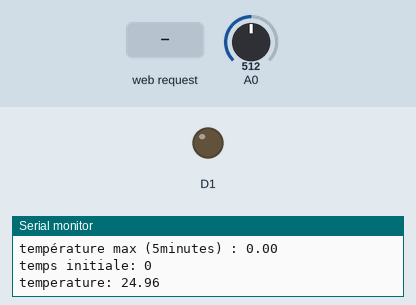
A program run on a simulated ESP8266 (NodeMCU). Shown: output pins drawn as LEDs (lit = HIGH), the last lines printed to the serial monitor. Dashed ring = blinking. The inputs (shaded band) are chosen by the test bench; at power-on: A0 = 512.

Above: at 1.2 s.
1.3 s: HTTP request GET /mijoteuse?action=on received
At 1.81 s:
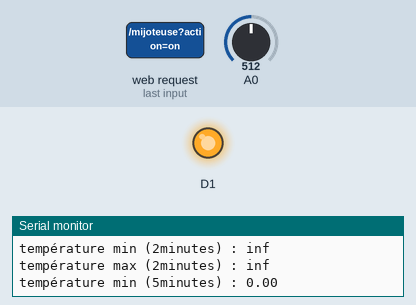
4.3 s: A0 set to 306
At 4.9 s:
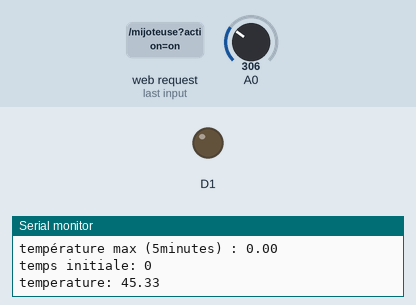
5.8 s: A0 set to 326
At 8.7 s:
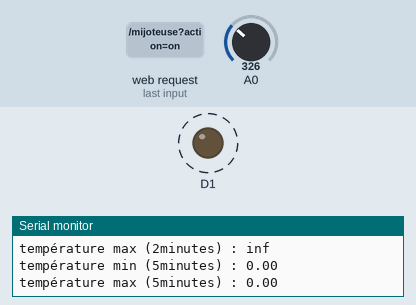
8.8 s: A0 set to 122
At 9.6 s:
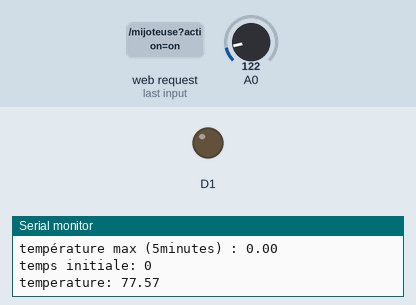
Timing chart, 0 to 11.3 s (numbered marks = the images above; inputs shaded):
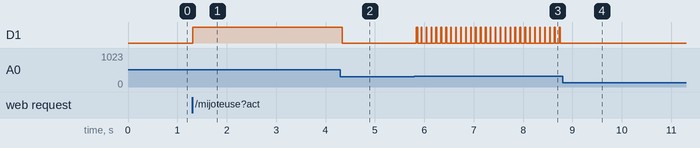

The program:

main.cpp
```cpp
#include <Arduino.h>
#include <map>
#include <ESP8266WiFi.h>
#include <ESP8266WebServer.h>
#include <PID_v1.h>

double Setpoint, Input, Output;

double aggKp=37, aggKi=0.5, aggKd=2;
double consKp=37, consKi=0.5, consKd=2;

PID myPID(&Input, &Output, &Setpoint, consKp, consKi, consKd, DIRECT);

ESP8266WebServer httpd(80);
bool MijoteuseOn = false;
int tempsInital = 0;
unsigned int compteur = 0;

long tempsDebut = 0.0;
long tempsCourant = 0.0;
long tempsPasse = 0.0;

long elapsedTime = 0;
long startTime = 0;

long tempsChauffage;
long tempsMaxChauffage;
long tempsDebutChauffage;


std::map<int, double> arrTemp5min;
std::map<int, double> arrTemp2min;


double getCurrentTemp() {
  // Read temperature from the sensor and return the value
  int valeur = analogRead(A0);

  //Formule pour transformer en degré -> 10000 pour resistance 10k, 3977 pour beta
  double voltage = valeur * 5.0 / 1023.0;
  double resistance = 10000.0 * voltage / (5.0 - voltage);
  double tempKelvin = 1.0 / (1.0 / 298.15 + log(resistance / 10000.0) / 3977);

  double tempCelcius = tempKelvin - 273.15;

  return tempCelcius;
}

float min2Min = getCurrentTemp();
float max2Min = getCurrentTemp();
float min5Min = getCurrentTemp();
float max5Min = getCurrentTemp();

void setMinMax() {
  max2Min = arrTemp2min.begin()->second;
  min2Min = arrTemp2min.begin()->second;
  max5Min = arrTemp5min.begin()->second;
  min5Min = arrTemp5min.begin()->second;

  for (const auto& pair : arrTemp2min) {
    // pour 2min
    if (pair.second > max2Min)
      max2Min = pair.second;
    if (pair.second < min2Min)
      min2Min = pair.second;
  }

  for (const auto& pair : arrTemp5min) {
    // pour 5min
    if (pair.second > max5Min)
      max5Min = pair.second;
    if (pair.second < min5Min)
      min5Min = pair.second;
  }
}

void setTemperature(double Temperature){
  tempsCourant = millis()/1000;
  tempsPasse = tempsCourant - tempsDebut;

  // Ajoute nouvelle temperature
  arrTemp5min[millis()/1000] = Temperature;
  arrTemp2min[millis()/1000] = Temperature;
  Serial.println("valeur ajouter a l'array : " + String(Temperature, 2));
  // Si plus que 2min, on le retire du map
  if (arrTemp2min.begin()->first < millis()/1000 - 120)
    arrTemp2min.erase(arrTemp2min.begin());
  // Si plus que 5min, on le retire du map
  if (arrTemp5min.begin()->first < millis()/1000 - 300)
    arrTemp5min.erase(arrTemp5min.begin());

  // set les valeurs min max si c'est la première température
  if (arrTemp2min.size() == 1) {
    min2Min = Temperature;
    max2Min = Temperature;
  }
  if (arrTemp5min.size() == 1){
    min5Min = Temperature;
    max5Min = Temperature;
  }

  setMinMax();
  tempsDebut = tempsCourant;
}


String getIntensite() {
  return String((Output * 100) / 255);
}

String getTemps() {
  String hrMinSec = "La machine a yogourt n'est pas entre 41 et 45 celcius";
  if(tempsInital != 0) {
    int tempsTemp = (millis() - tempsInital) / 1000;
    int hr = tempsTemp / 3600;
    int mins = (tempsTemp - hr * 3600) / 60;
    int sec = tempsTemp - hr * 3600 - mins * 60;
    sec %= 60;
    mins %= 60;
    hr %= 24;

    hrMinSec = (String(hr) + ":" + String(mins) + ":" + String(sec));
  }

  return hrMinSec;
}

void handleRacine(){
  String response = "<html><body>C'EST TROP COOL</body></html>";
  httpd.send(200, "text/html", response);
}

void handleMijoteuse() {
  if (httpd.hasArg("action"))
  {
    String action = httpd.arg("action");
    if(action == "on")
      MijoteuseOn = true;
    else if (action == "off")
      MijoteuseOn = false;
  }

  String reponse = "<html><body>";
    reponse += "<p>Temperature courante: " + String(getCurrentTemp(), 2) + "</p>";
    reponse += "<p>Temperature 2min: " + String(min2Min, 2) + " - " + String(max2Min) + "</p>";
    reponse += "<p>Temperature 5min: " + String(min5Min, 2) + " - " + String(max5Min, 2) + "</p>";
    reponse += "<p>Temps de temperature: " + getTemps() + "</p>";
    reponse += "<p>Intensite de chauffage: " + getIntensite() + "%</p>";
    reponse += "<a href=\"/mijoteuse?action=on\">ON</a>";
    reponse += "<a href=\"/mijoteuse?action=off\">OFF</a>";
    reponse += "<div style=\"width: 10px; height: 10px; background-color: ";
    reponse += (MijoteuseOn ? "green" : "red");
    reponse += "\"></div>";
    reponse += "</body></html>";

    httpd.send(200, "text/html", reponse.c_str());
}

void setup() {
  Serial.begin(115200);

  Input = analogRead(A0);
  Setpoint =  43.00;
  myPID.SetMode(AUTOMATIC);
  pinMode(D1, OUTPUT);

  Serial.println("Creation de l'AP...");
  WiFi.softAP("WifiTropCool", "Qwerty123!");
  Serial.println(WiFi.softAPIP());

  httpd.on("/", handleRacine);
  httpd.on("/mijoteuse", handleMijoteuse);

  httpd.begin();

}

void loop() {
  long currentTime = millis();
  elapsedTime = currentTime - startTime;
  double temp = 0;
  if (elapsedTime >= 100)
  {
    Serial.println("chauffing");
    temp = getCurrentTemp();
    Input = temp;
    setTemperature(temp);
    Serial.println("température min (2minutes) : " + String(min2Min, 2));
    Serial.println("température max (2minutes) : " + String(max2Min, 2));
    Serial.println("température min (5minutes) : " + String(min5Min, 2));
    Serial.println("température max (5minutes) : " + String(max5Min, 2));

  if(temp < 41 || temp > 45){
    tempsInital = 0;
    Serial.println("temps initiale: " + String(tempsInital));
    Serial.println("temperature: " + String(temp));
  }
  else if(tempsInital == 0)
    tempsInital = millis();
  }

  if(temp <= 43) {
    double gap = abs(Setpoint - Input);
   if(gap < 10)
      myPID.SetTunings(consKp, consKi, consKd);
    else
      myPID.SetTunings(aggKp, aggKi, aggKd);
   myPID.Compute();
  }
  if(elapsedTime >= 100)
    startTime = currentTime;

  unsigned long tempsActuel = millis();
  int pourcentageChauffage = (Output * 100) / 255;

  if (tempsActuel - tempsDebutChauffage < pourcentageChauffage && MijoteuseOn) {
    digitalWrite(D1, HIGH);
  } else {
    digitalWrite(D1, LOW);

    if (tempsActuel - tempsDebutChauffage >= 100) {
      tempsDebutChauffage = millis();
    }
  }
  httpd.handleClient();
}
```

Measured:
- the behaviour switches between 318 and 319 on A0 (found by bisection; images 2 and 3)
- after the input at 1.3 s, D1: LOW → HIGH at once
- after the input at 4.3 s, D1: HIGH → LOW at once
- after the input at 5.8 s, D1: alternates HIGH for 0.01 s and LOW for 0.09 s, starting at once
- after the input at 8.8 s, D1: stops changing and stays LOW
